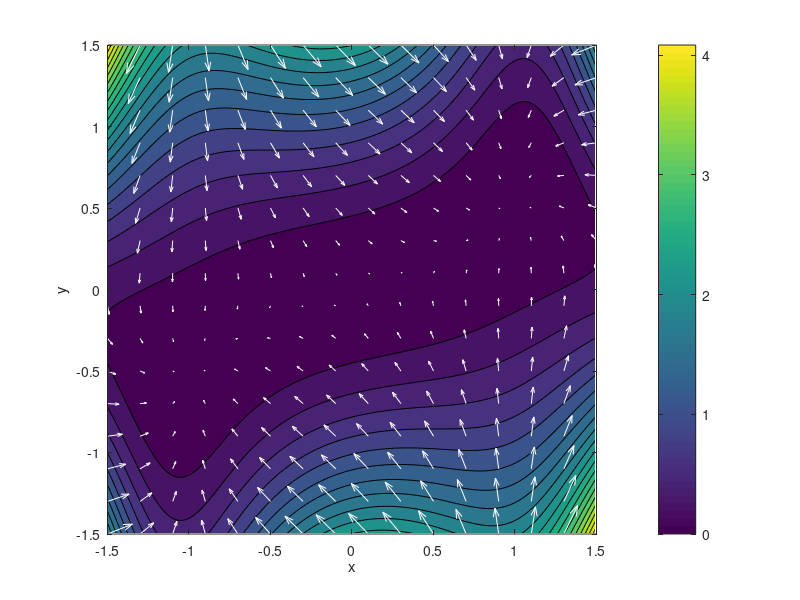

Source code (MATLAB): (Note: this script raises an error after producing the figure.)
function [] = simple2d_demo

clear;
close all;

xmin = -1.5;
xmax = 1.5;

x1dot = @(x1,x2) (1-x1.^2).*x2;
x2dot = @(x1,x2) x1./2-x2;
q = @(x1,x2) 0.5*(x1dot(x1,x2).^2 + x2dot(x1,x2).^2);
xx = xmin:0.02:xmax;
[x1s,x2s] = meshgrid(xx,xx);

fprintf('Plotting Energy q(X)...\n');
figure(1);
Z = q(x1s,x2s);
num_levels = 20;
contourf(x1s,x2s,Z,num_levels); 
axis square;
colorbar;


% overlay coarser quiver plot on top
fprintf('Plotting Vector Field F(X)...\n');
hold on;
xx = xx(1:10:end);
[x1s,x2s] = meshgrid(xx,xx);
dx1 = x1dot(x1s,x2s);
dx2 = x2dot(x1s,x2s);
quiver(x1s,x2s,dx1,dx2,'w');
xlim([xmin, xmax]);
ylim([xmin, xmax]);
axis square;
xlabel('x');
ylabel('y');
%title('Vector Field F(x)');


% q-optimization
fprintf('Running q-optimization...\n');

% "global" variable that is accessible by optim_out_x
history.x = [];


    % define inline OutputFcn for recording trajectory
    % see http://www.mathworks.com/help/optim/ug/output-functions.html#brjhnpu
    % for more full-featured example
    function stop = optim_out_x(x,optimValues,state)
       stop = false;
       switch state
           case 'iter'
               history.x = [history.x x];
           otherwise
       end
    end % end optim_out_x 

num_trajectories = 10;
for i=1:num_trajectories
    history.x = []; % clear it
    xstart = xmin + rand(2,1)*(xmax-xmin);
    [fixed,fval,exitflag,output] = fminunc( @(x) simple2d(x), xstart, ...
                  optimset('tolfun',1e-20,...
                  'hessian','on','gradobj','on',...
                  'display','off','OutputFcn', @optim_out_x) );
    plot(fixed(1),fixed(2),'.r','linewidth',3,'markersize',15);
    
    % jacobian
    x=fixed(1);
    y=fixed(2);
    J = [-2*x*y, 1-x^2; 1/2,  -1]; 
    [v d] = eig(J);
    [x,y]
    fprintf('lambda_1 = %f\n',v(1));
    fprintf('lambda_2 = %f\n',v(2));
    % plots the history
    %plot(history.x(1,:),history.x(2,:),'k','LineWidth',3);
end

end






% [fixed val eFlag]= fminunc( @(z) g(z(1),z(2)),[0 0],optimset('tolfun',1e-8,'hessian','off','gradobj','off','display','off') );
% plot(fixed(1),fixed(2),'.r','linewidth',3,'markersize',15)
% [fixed val eFlag]= fminunc( @(z) g(z(1),z(2)),[5 5],optimset('tolfun',1e-8,'hessian','off','gradobj','off','display','off') );
% plot(fixed(1),fixed(2),'.r','linewidth',3,'markersize',15)
% J=[-2*fixed(1) 1;1 -1];
% [v d] = eig(J);